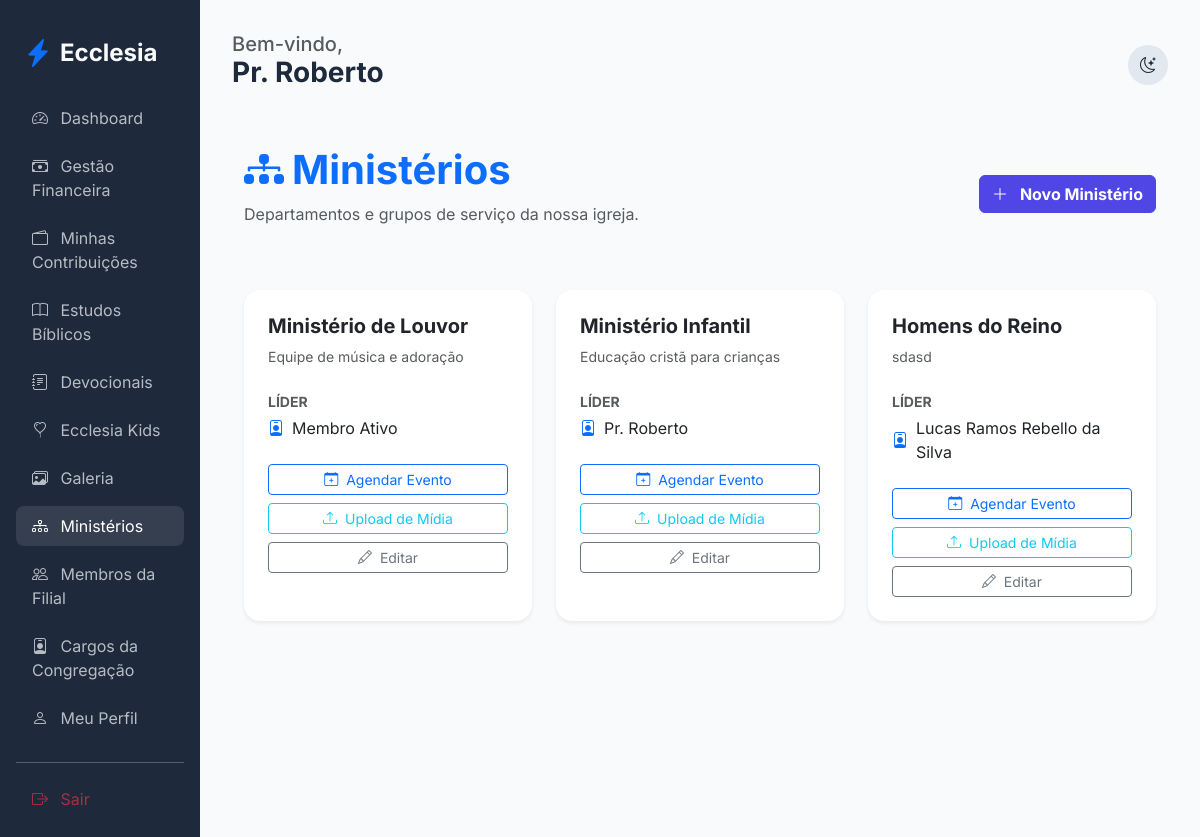
Before: /members/ministries (signed in) with the older database file.
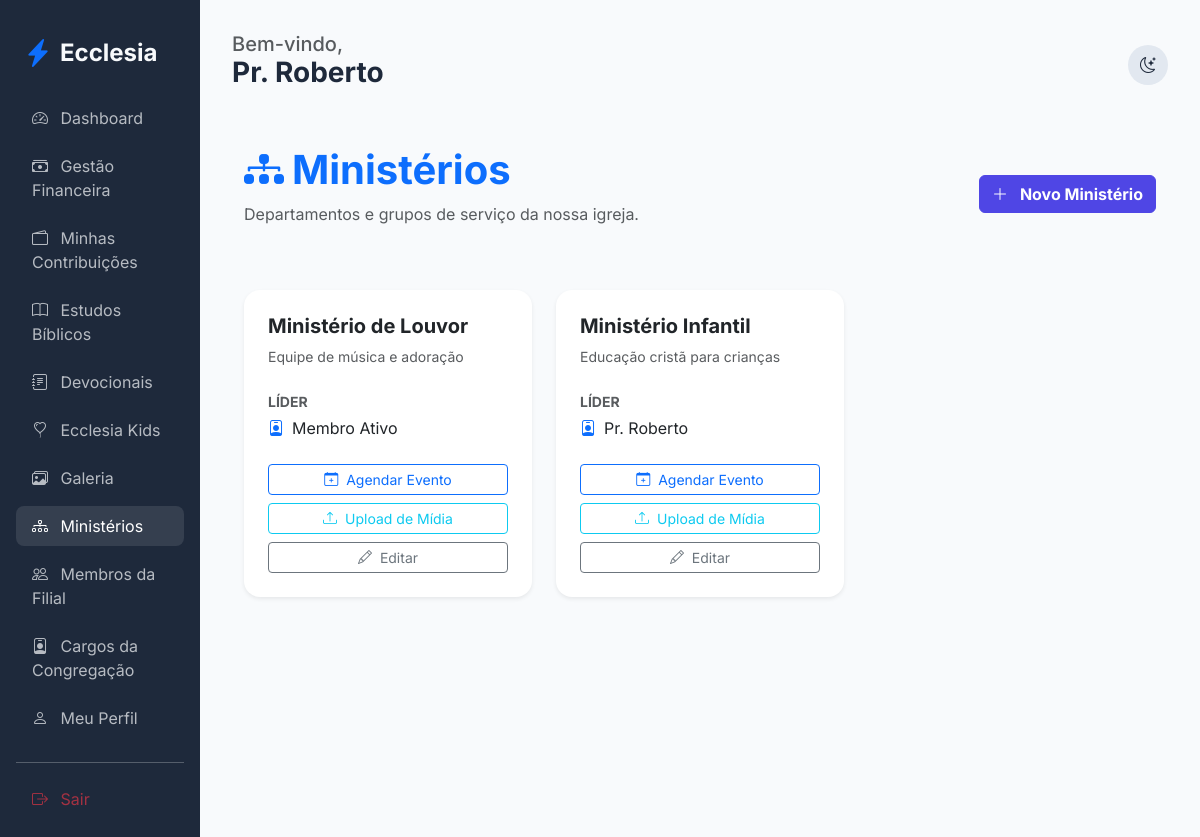
After: the same page with the newer database file.
### app/core/models.py (models this page shows, shortened)
class Ministry(db.Model):
    id = db.Column(db.Integer, primary_key=True)
    name = db.Column(db.String(100), nullable=False)
    description = db.Column(db.Text)
    church_id = db.Column(db.Integer, db.ForeignKey('church.id'))
    leader_id = db.Column(db.Integer, db.ForeignKey('user.id'), nullable=True)
    events = db.relationship('Event', backref='ministry', lazy=True)
    leader = db.relationship('User', foreign_keys=[leader_id])
    transactions = db.relationship('MinistryTransaction', backref='ministry', lazy=True)

class User(db.Model, UserMixin):
    id = db.Column(db.Integer, primary_key=True)
    name = db.Column(db.String(100), nullable=False)
    email = db.Column(db.String(120), unique=True, nullable=False)
    password_hash = db.Column(db.String(128))
    birth_date = db.Column(db.Date)
    gender = db.Column(db.String(20))
    documents = db.Column(db.String(200)) # Flexível para diferentes países
    address = db.Column(db.Text)
    phone = db.Column(db.String(50))
    profile_photo = db.Column(db.String(255), nullable=True)
    status = db.Column(db.String(20), default='pending') # pending, active, rejected
    is_ministry_leader = db.Column(db.Boolean, default=False)
    church_id = db.Column(db.Integer, db.ForeignKey('church.id'))
    family_id = db.Column(db.Integer, db.ForeignKey('family.id'), nullable=True)
    church_role_id = db.Column(db.Integer, db.ForeignKey('church_role.id'), nullable=True)
    ministries = db.relationship('Ministry', secondary=member_ministries, backref=db.backref('members', lazy='dynamic'))
    can_manage_ministries = db.Column(db.Boolean, default=False)
    can_manage_media = db.Column(db.Boolean, default=False)
    can_publish_devotionals = db.Column(db.Boolean, default=False)
    can_approve_members = db.Column(db.Boolean, default=False)
    can_manage_finance = db.Column(db.Boolean, default=False)
    can_manage_kids = db.Column(db.Boolean, default=False)
    can_manage_events = db.Column(db.Boolean, default=False)

### app/modules/members/routes.py (the view)
@members_bp.route('/ministries')
@login_required
def list_ministries():
    if current_user.church_role and current_user.church_role.name == 'Administrador Global':
        ministries = Ministry.query.all()
    elif can_manage_ministries():
        ministries = Ministry.query.filter_by(church_id=current_user.church_id).all()
    else:
        ministries = current_user.ministries
    return render_template('members/ministries.html', ministries=ministries)

### app/modules/members/routes.py (called while the page is built)
def can_manage_ministries():
    return current_user.can_manage_ministries or (current_user.church_role and current_user.church_role.name in ['Administrador Global', 'Pastor Líder'])

### app/templates/members/ministries.html
{% extends "base.html" %}
{% block content %}
<div class="container py-4">
    <div class="d-flex justify-content-between align-items-center mb-5">
        <div>
            <h1 class="fw-bold text-primary"><i class="bi bi-diagram-3-fill me-2"></i>Ministérios</h1>
            <p class="text-muted">Departamentos e grupos de serviço da nossa igreja.</p>
        </div>
        {% if current_user.can_manage_ministries or (current_user.church_role and current_user.church_role.name in ['Administrador Global', 'Pastor Líder']) %}
        <a href="{{ url_for('members.add_ministry') }}" class="btn btn-primary fw-bold">
            <i class="bi bi-plus-lg me-2"></i> Novo Ministério
        </a>
        {% endif %}
    </div>
    <div class="row g-4">
        {% for ministry in ministries %}
        <div class="col-md-6 col-lg-4">
            <div class="card h-100 border-0 shadow-sm">
                <div class="card-body p-4">
                    <h5 class="fw-bold mb-2">{{ ministry.name }}</h5>
                    <p class="text-muted small mb-4">{{ ministry.description }}</p>
                    <div class="mb-4">
                        <label class="small fw-bold text-muted d-block mb-1">LÍDER</label>
                        <div class="d-flex align-items-center">
                            <i class="bi bi-person-badge me-2 text-primary"></i>
                            <span>{{ ministry.leader.name if ministry.leader else 'Sem líder definido' }}</span>
                        </div>
                    </div>
                    <div class="d-grid gap-2">
                        {% if ministry.leader_id == current_user.id or current_user.can_manage_ministries or (current_user.church_role and current_user.church_role.name in ['Administrador Global', 'Pastor Líder']) %}
                        <a href="{{ url_for('members.add_ministry_event', id=ministry.id) }}" class="btn btn-sm btn-outline-primary">
                            <i class="bi bi-calendar-plus me-1"></i> Agendar Evento
                        </a>
                        <a href="{{ url_for('edification.upload_media', ministry_id=ministry.id) }}" class="btn btn-sm btn-outline-info">
                            <i class="bi bi-upload me-1"></i> Upload de Mídia
                        </a>
                        <a href="{{ url_for('members.edit_ministry', id=ministry.id) }}" class="btn btn-sm btn-outline-secondary">
                            <i class="bi bi-pencil me-1"></i> Editar
                        </a>
                        {% endif %}
                    </div>
                </div>
            </div>
        </div>
        {% else %}
        <div class="col-12 text-center py-5">
            <i class="bi bi-people fs-1 text-muted opacity-50 d-block mb-3"></i>
            <p class="text-muted">Nenhum ministério cadastrado.</p>
        </div>
        {% endfor %}
    </div>
</div>
{% endblock %}

Changed rows visible on the page:
removed Ministry: name "Homens do Reino", description "sdasd", leader "Lucas Ramos Rebello da Silva"
